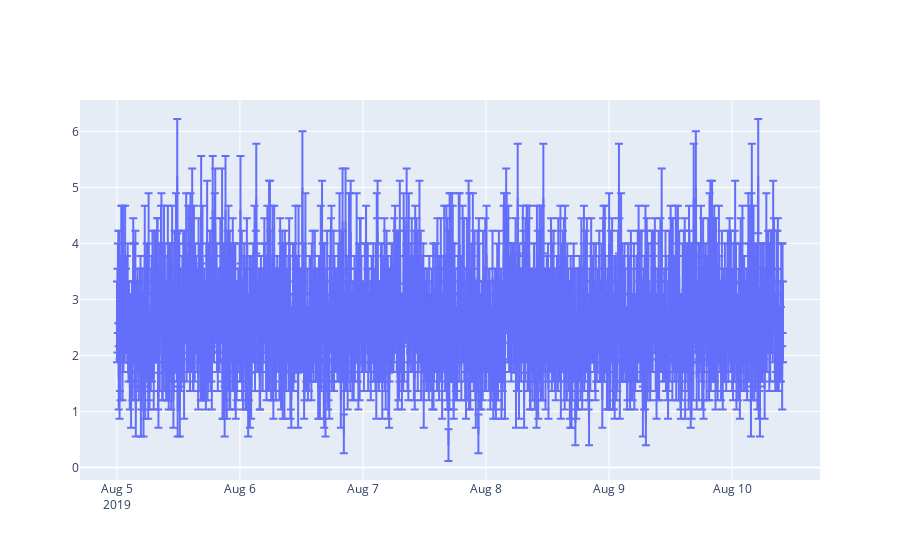

The notebook cell this image was saved under:
### Code cell
#fig = px.scatter(month_cpm,x="deviceTime_local",y="cpm",error_y="cpmError")
fig = go.Figure(go.Scatter(x=month_cpm["deviceTime_local"].values, 
            y=month_cpm["cpm"].values,
            error_y=dict(
                type='data',
                symmetric=True,
                array=month_cpm["cpmError"].values)
))
fig.show()

### Figure 1 — Plotly figure (JSON) as saved in the notebook; plotly's stock layout.template omitted (floating-point values rounded to 4 significant figures; data arrays with more than 128 entries replaced by an {"elided": "..."} marker saying what was removed)
{"data": [{"error_y": {"array": {"elided": "1578 float values"}, "symmetric": true, "type": "data"}, "type": "scatter", "x": {"elided": "1578 str values"}, "y": {"elided": "1578 float values"}}], "layout": {}}
